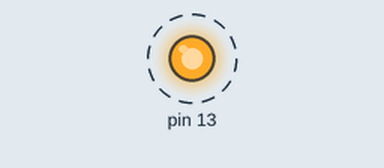
Recording of a sketch running on a simulated Arduino Uno, built with avr-gcc and run on an emulated ATmega328P. On the bench: output pins drawn as LEDs (lit = HIGH). Dashed ring = blinking. What the sketch prints to the serial monitor is not drawn.

Above: at 0.5 s.
Timing chart, 0 to 4.6 s (numbered marks = the images above):
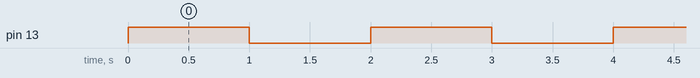

The sketch:

code_3_serail.ino
```cpp
void setup() {
  // put your setup code here, to run once:
   Serial.begin(9600);/*  to begin communication of the serail with aurdino*/
   pinMode(13,OUTPUT);
 int statusLED=0;
}

void loop() {
  // put your main code here, to run repeatedly:
static int   statusLED=0;
    digitalWrite(13,HIGH);
    Serial.println("LED IS ON"); /*  to print communication to the serail from aurdino*/
    delay(1000);
    digitalWrite(13,LOW);
    Serial.println("LED IS OFF");
    delay(1000);
      statusLED++;
 if(statusLED==10)
  {
   Serial.end(); /*  to end communication of the serail with aurdino*/
  }

}
```

Measured:
- by itself, pin 13: alternates HIGH for 1.0 s and LOW for 1.0 s
